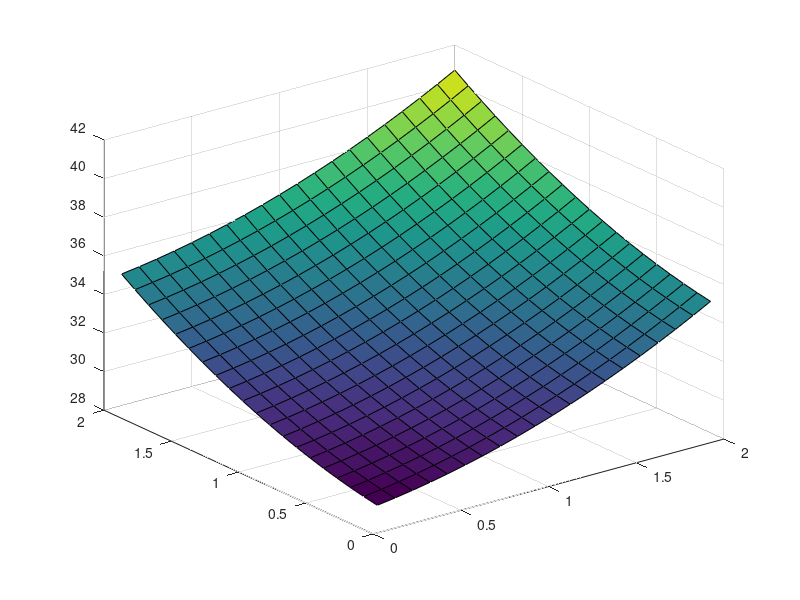

Reproduce this figure in MATLAB.
clear
format short;
x=0.1:0.1:2;
X = [1;2;3;4;5;6;7;8;9;10]; %wprowadzanie szerkosci i długości arkusza
Y = [1;2;3;4;5;6;7;8;9;10];
% x=linspace(-3,3,12);
y=x;
[X Y]=meshgrid(x,y);
% Z=X.*Y.*(X.^2-Y.^2)./(X.^2+Y.^2); // alternatywne metody wyswietlanai
% wykresu
 Z=X+Y+X.^2+Y.^2+(X*Y);
%Z = X + Y;
mesh(X,Y,Z) %wykres 3d
surf(X,Y,Z)